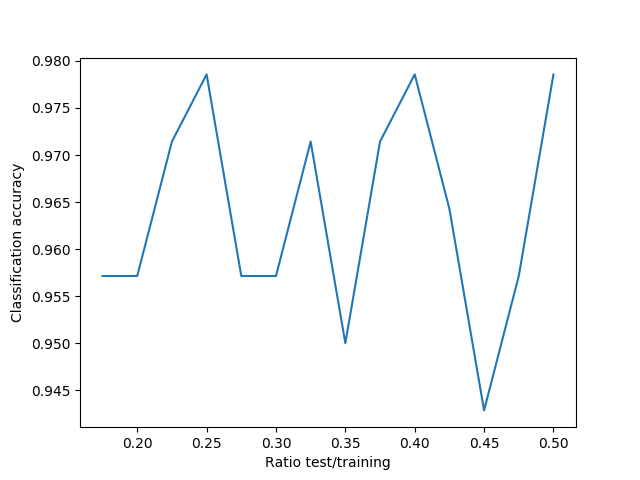
#> input picture accuracies.png, 640 x 480 px; its folder holds 4 pictures in this run
$ python resizepos.py
#> lines starting #> are read from the running program, lines starting #| are printed output that depends on the picture
import os
import cv2

ht = 50
i = 0
os.chdir('/home/pallab/Desktop/files')
for pic in os.listdir('.'):
    img = cv2.imread(pic, cv2.IMREAD_GRAYSCALE)
#> img: shape (480, 640); min 0, max 255, mean 249.5
    size = ht, ht
    img = cv2.resize(img, size)
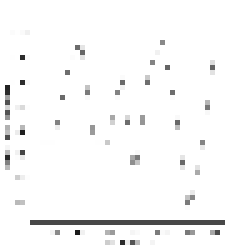
#> img: shape (50, 50) (shown 5 times larger); min 27, max 255, mean 248.3
    cv2.imwrite('/home/pallab/opcv/pos'+str(ht)+'/p'+str(i)+'.jpg', img)
    i += 1
#> pass 2 of the loop `for pic in os.listdir('.'):`:
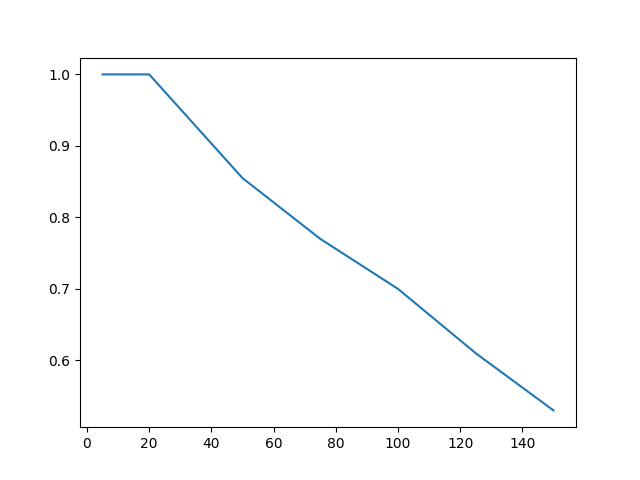
#> input picture accuracyversusneighbour.png, 640 x 480 px
#> `img = cv2.resize(img, size)`:
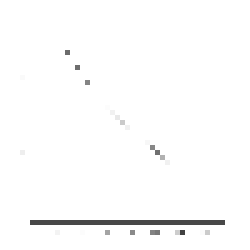
#> img: shape (50, 50) (shown 5 times larger); min 65, max 255, mean 251.5
#> pass 3 of the loop `for pic in os.listdir('.'):`:
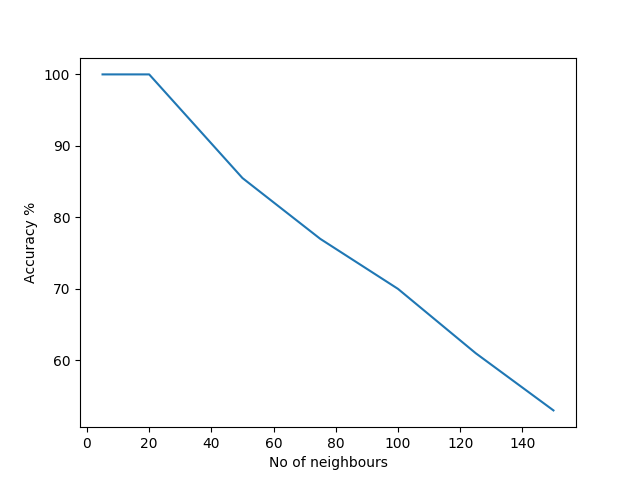
#> input picture accvsneighbours.png, 640 x 480 px
#> `img = cv2.resize(img, size)`:
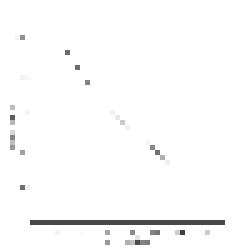
#> img: shape (50, 50) (shown 5 times larger); min 65, max 255, mean 250.8
#> (the run stopped early here; a loop or call above may not have finished)
